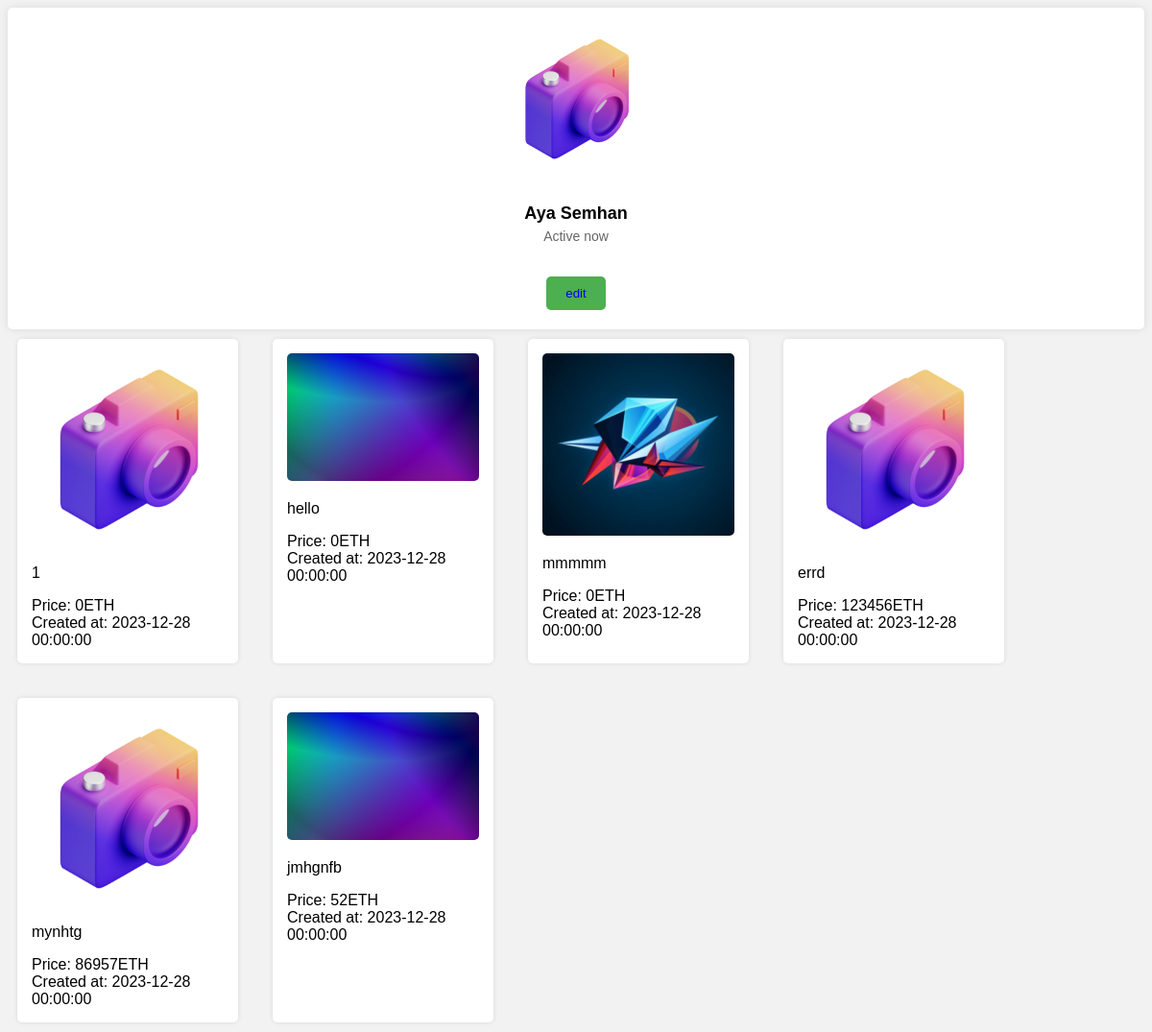
The app's page /account.php (signed in) with its own data.
### tables this page shows
CREATE TABLE `users` (
  `user_id` int(11) NOT NULL,
  `unique_id` int(255) NOT NULL,
  `fname` varchar(255) NOT NULL,
  `lname` varchar(255) NOT NULL,
  `email` varchar(255) NOT NULL,
  `password` varchar(255) NOT NULL,
  `img` varchar(255) NOT NULL,
  `status` varchar(255) NOT NULL
);

CREATE TABLE `posts` (
  `post_id` int(11) NOT NULL,
  `user_id` int(11) NOT NULL,
  `image` varchar(255) NOT NULL,
  `price` int(4) NOT NULL,
  `description` varchar(255) NOT NULL,
  `created_at` datetime NOT NULL
);

### account.php (the view, shortened to what this page needs)
<?php
include_once "php/config.php";
$user_id = isset($_SESSION['unique_id']) ? $_SESSION['unique_id'] : null;
$sql = mysqli_query($conn, "SELECT * FROM users WHERE unique_id = {$user_id}");
if ($sql && mysqli_num_rows($sql) > 0) {
    $row = mysqli_fetch_assoc($sql);
} else {
    die('Error fetching user data: ' . mysqli_error($conn));
}
?>
<!DOCTYPE html>
<html>
<head>
</head>
<body>
    <div class="account-page">
        <div class="profile">
            <img src="php/images/<?php echo htmlspecialchars($row['img']); ?>" alt="">
            <div class="details">
                <span>
                    <?php echo htmlspecialchars($row['fname'] . " " . $row['lname']); ?>
                </span>
                <p>
                    <?php echo htmlspecialchars($row['status']); ?>
                </p>
            </div>
            <button><a href="editAccount.php">edit</a></button>
        </div>
        <div class="posts">
            <?php
            if ($user_id) {
$posts_query = mysqli_query($conn, "SELECT * FROM posts WHERE user_id = '{$row['user_id']}' ORDER BY created_at DESC");
              if (mysqli_num_rows($posts_query) > 0) {
                  while ($post_row = mysqli_fetch_assoc($posts_query)) {
                      $post_content = htmlspecialchars($post_row['image']);
                      $post_description = htmlspecialchars($post_row['description']);
                      $post_price = htmlspecialchars($post_row['price']);
                      $post_created_at = $post_row['created_at'];
          ?>
                      <div class="post">
                          <img src="php/Pimages/<?php echo $post_content; ?>">
                          <p>
                              <?php echo $post_description; ?>
                          </p>
                          <div class="post-details">
                        <span>Price: <?php echo $post_price; ?>ETH</span><br>
                        <span>Created at: <?php echo $post_created_at; ?></span>
                    </div>
                      </div>
          <?php
                  }
              } else {
                  echo "No posts to display.";
              }
          } else {
              echo "User ID is not set.";
          }
          ?>
        </div>
    </div>
</body>
</html>

### account.php (style rules this page uses)
body { background-color: #f2f2f2; font-family: Arial, sans-serif; text-decoration: none; }
.account-page { justify-content: center; align-items: center; height: 100vh; }
.profile { text-align: center; padding: 20px; background-color: #fff; border-radius: 5px; box-shadow: 0 0 10px rgba(0, 0, 0, 0.1); }
.profile img { width: 150px; height: 150px; border-radius: 50%; object-fit: cover; margin-bottom: 10px; }
.details { margin-top: 20px; }
.details span { font-size: 18px; font-weight: bold; }
.details p { font-size: 14px; margin-top: 5px; color: #666; }
button { display: inline-block; margin-top: 20px; padding: 10px 20px; background-color: #4CAF50; color: #fff; border: none; border-radius: 5px; text-decoration: none; cursor: pointer; transition: background-color 0.3s ease; }
button a { text-decoration: none; }
.posts { display: flex; flex-wrap: wrap; gap: 1rem; }
.post { width: 200px; margin: 10px; padding: 15px; background-color: #fff; border-radius: 5px; box-shadow: 0 0 5px rgba(0, 0, 0, 0.1); }
.post img { width: 100%; height: auto; border-radius: 5px; }

### records on screen
users: img (picture), fname+lname "Aya Semhan", status "Active now"
posts: image (picture), description "1", price "0", created_at "2023-12-28 00:00:00"
posts: image (picture), description "hello", price "0", created_at "2023-12-28 00:00:00"
posts: image (picture), description "mmmmm", price "0", created_at "2023-12-28 00:00:00"
posts: image (picture), description "errd", price "123456", created_at "2023-12-28 00:00:00"
posts: image (picture), description "mynhtg", price "86957", created_at "2023-12-28 00:00:00"
posts: image (picture), description "jmhgnfb", price "52", created_at "2023-12-28 00:00:00"
